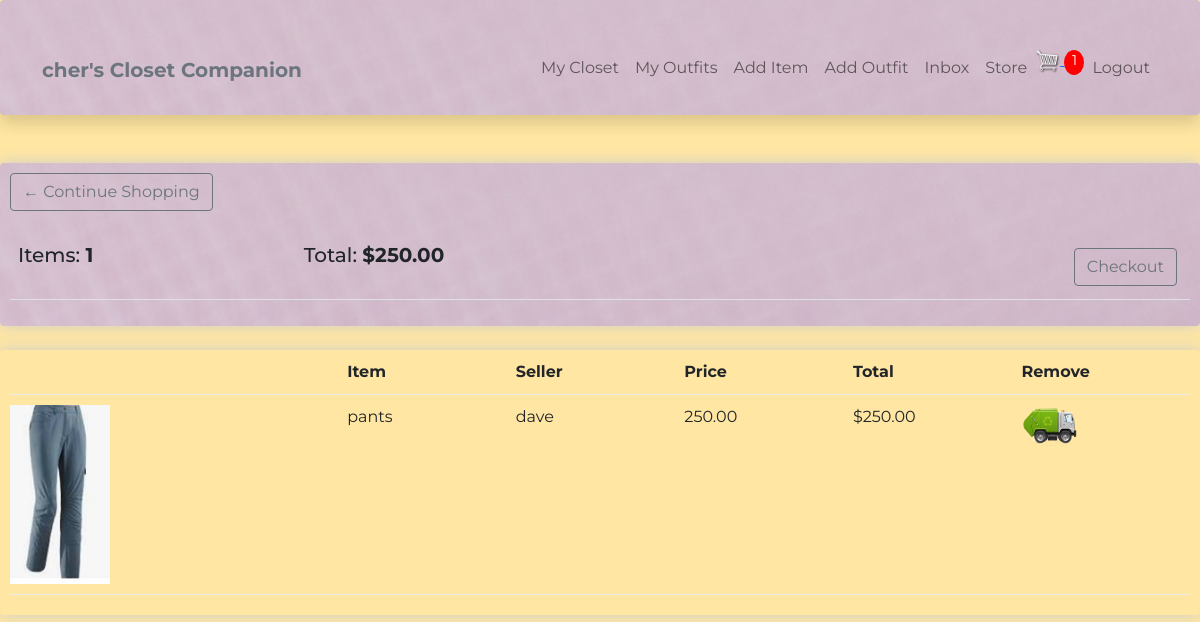
The page /store/cart/ (signed in) on the database its author committed.
### user/models.py (models this page shows)
class Profile(models.Model):
    user = models.OneToOneField(
        User, on_delete=models.CASCADE, null=True, blank=True)
    name = models.CharField(max_length=200, blank=True, null=True)
    email = models.EmailField(max_length=500, blank=True, null=True)
    username = models.CharField(max_length=200, blank=True, null=True)
    created = models.DateTimeField(auto_now_add=True)
    id = models.UUIDField(default=uuid.uuid4, unique=True,
                          primary_key=True, editable=False)
    def __str__(self):
        return str(self.username)

### store/models.py (models this page shows, shortened)
class Order(models.Model):
    customer = models.ForeignKey(Profile, on_delete=models.CASCADE, null=True, blank=True)
    date_ordered = models.DateTimeField(auto_now_add=True)
    complete = models.BooleanField(default=False)
    transaction_id = models.CharField(max_length=100, null=True)
    @property
    def get_cart_total(self):
        orderitems = self.orderitem_set.all()
        total = sum([item.get_total for item in orderitems])
        return total
    @property
    def get_cart_items(self):
        orderitems = self.orderitem_set.all()
        total = sum([item.quantity for item in orderitems])
        return total

class OrderItem(models.Model):
    item = models.ForeignKey(Item, on_delete = models.SET_NULL, null=True)
    order = models.ForeignKey(Order, on_delete=models.SET_NULL, null=True)
    quantity = models.IntegerField(default=0, null=True, blank=True)
    date_added = models.DateTimeField(auto_now_add=True)
    @property
    def get_total(self):
        total = self.item.price * self.quantity
        return total

### wardrobe/models.py (models this page shows, shortened)
class Item(models.Model):
    top = 'top'
    bottom = 'bottom'
    dress = 'dress'
    shoe = 'shoe'
    outerwear = 'outerwear'
    handbag = 'handbag'
    other = 'other'
    item_type = [
        (top, 'top'),
        (bottom, 'bottom'),
        (dress, 'dress'),
        (shoe, 'shoe'),
        (outerwear, 'outerwear'),
        (handbag, 'handbag'),
        (other, 'other'),
    ]
    owner = models.ForeignKey(Profile, null=True, blank=True, on_delete=models.CASCADE)
    name = models.CharField(max_length=100)
    description = models.TextField(max_length=300, blank=True, null=True)
    type = models.CharField(max_length=100, choices = item_type, default=shoe)
    image = ResizedImageField(size=[200, 200], blank=True, null=True, upload_to="images")
    url = models.URLField(max_length=200, blank=True, null=True)
    sell = models.BooleanField(default=False)
    price = models.DecimalField(max_digits=7, decimal_places=2, blank=True, null=True)
    tags = models.ManyToManyField('Tag', blank=True)
    created = models.DateTimeField(auto_now_add=True)
    id = models.UUIDField(default=uuid.uuid4, unique=True, primary_key=True, editable=False)
    @property
    def imageURL(self):
        try:
            url = self.image.url
        except:
            url = ''
        return url

### store/views.py (the view)
# urls.py: path('cart/', views.cart, name="cart"),
@login_required(login_url="login")
def cart(request):
    data = cartData(request)
    cartItems = data['cartItems']
    order = data['order']
    orderItems = data['orderItems']
    context = {'orderItems': orderItems, 'order': order, 'cartItems': cartItems}
    return render(request, 'store/cart.html', context)

### store/utils.py (called while the page is built)
def cartData(request):
	if request.user.is_authenticated:
		customer = request.user.profile
		order, created = Order.objects.get_or_create(customer=customer, complete=False)
		orderItems = order.orderitem_set.all()
		cartItems = order.get_cart_items
	else:
		return redirect('login')
	return {'cartItems': cartItems ,'order': order, 'orderItems': orderItems}

### store/templates/store/cart.html (shortened to what this page needs)
{% extends 'main.html' %}
{% load static %}
{% block content %}
<div class="row">
    <div class="col-lg-12">
        <div class="box-element texture">
            <a href="{% url 'store' %}" class="btn btn-outline-secondary">&#x2190; Continue Shopping</a>
            <br>
            <br>
            <table class="table">
                <tr>
                    <th><h5>Items: <strong>{{order.get_cart_items}}</strong></h5></th>
                    <th><h5>Total: <strong>${{order.get_cart_total|floatformat:2}}</strong></h5></th>
                    <th>
                        <a style="float:right; margin: 5px" class="btn btn-outline-secondary" href="{% url 'checkout' %}">Checkout</a>
                    </th>
                </tr>
            </table>
        </div>
        <br>
        <div class="box-element">
            <div class="cart-row">
                <div style="flex:2"></div>
                <div style="flex:1"><strong>Item</strong></div>
                <div style="flex:1"><strong>Seller</strong></div>
                <div style="flex:1"><strong>Price</strong></div>
                <div style="flex:1"><strong>Total</strong></div>
                <div style="flex:1"><strong>Remove</strong></div>
            </div>
            {% for orderItem in orderItems %}
            <div class="cart-row">
                <div style="flex:2"><img class="row-image" src="{{orderItem.item.imageURL}}"></div>
                <div class="stretch" style="flex:1">{{orderItem.item.name}}</div>
                <div style="flex:1">{{orderItem.item.owner}}</div>
                <div style="flex:1">{{orderItem.item.price|floatformat:2}}</div>
                <div style="flex:1">${{orderItem.get_total}}</div>
                <div style="flex:1">
                    <div class="quantity">
                        <img data-product="{{orderItem.item.id}}" data-action = "remove" src="{% static 'images/truck.png' %}" class="chg-quantity update-cart">
                    </div>
                </div>
            </div>
            {% endfor %}
        </div>
    </div>
</div>
{% endblock %}

### templates/navbar.html (shortened to what this page needs)
{% load static %}
<nav class="navbar navbar-expand-lg navbar-light pt-5 pb-4 shadow p-3 mb-5 bg-body rounded texture">
    <div class="container-lg">
        <a class="navbar-brand" href="/">
        {% if request.user.is_authenticated %}
        <span class="text-secondary fw-bold">
            {{request.user.profile.username}}'s Closet Companion
        </span>
        </a>
        {% else %}
        <a class="navbar-brand" href="/">
        <span class="text-secondary fw-bold">
            Closet Companion
        </span>
        </a>
        {% endif %}
        <div class="collapse navbar-collapse justify-content-end align-center" id="main-nav">
        {% if request.user.is_authenticated %}
        <ul class="navbar-nav">
            <li class="nav-item">
            <a class="nav-link" href="{% url 'items' %}">My Closet</a></span>
            </li>
            <li class="nav-item">
            <a class="nav-link" href="{% url 'outfits' %}">My Outfits</a></span>
            </li>
            <li class="nav-item d-none d-md-inline">
            <a class="nav-link" href="{% url 'create-item' %}">Add Item</a>
            </li>
            <li class="nav-item d-none d-md-inline">
            <a class="nav-link" href="{% url 'create-outfit' %}">Add Outfit</a>
            </li>
            <li class="nav-item">
            <a class="nav-link" href="{% url 'inbox' %}">Inbox</a>
            </li>
            <li class="nav-item d-none d-md-inline">
            <a class="nav-link" href="{% url 'store' %}">Store</a>
            </li>
            <div>
                <a href="{% url 'cart' %}">
                <img class="menu-icon" width="30px" id='cart-icon' src="{% static 'images/cart.png' %}" alt="">
                </a>
                {% if cartItems %}
                <p id="cart-total">{{cartItems}}</p>
                {% else %}
                <p></p>
                {% endif %}
            </div>
            <li class="nav-item">
            <a class="nav-link" href="{% url 'logout' %}">Logout</a>
            </li>
        </ul>
        {% endif %}
        </div>
    </div>
</nav>

### static/css/wardrobe.css (style rules this page uses)
:root { --yellow: #ffe6a2; }
body { background-color: #ffe6a2; font-family: 'Montserrat', sans-serif; }
.texture { background-image: url('/static/images/texture1.png'); background-repeat: no-repeat; background-size: cover; }
.box-element { box-shadow: hsl(0, 0%, 80%) 0 0 16px; border-radius: 4px; padding: 10px; }
.menu-icon { display: inline-block; }
#cart-icon { width: 25px; display: inline-block; align-items: center; }
.cart-row { display: flex; align-items: flex-stretch; padding-bottom: 10px; margin-bottom: 10px; border-bottom: 1px solid #ececec; }
#cart-total { display: inline-block; text-align: center; background-color: red; color: #fff; border-radius: 50%; font-size: 14px; width: 20px; height: 25px; }
.row-image { width: 100px; }
.quantity { display: inline-block; font-weight: 700; padding-right: 10px; }
.chg-quantity { width: 60px; cursor: pointer; display: block; transition: 0.1s; }

### rows shown on the page
Order: get_cart_items "1", get_cart_total "250.00"
OrderItem: item.imageURL (picture), item.name "pants", item.owner "dave", item.price "250.00", get_total "250.00"

### other values the page prints
{{ request.user.profile.username }} "cher"
{{ cartItems }} "1"
